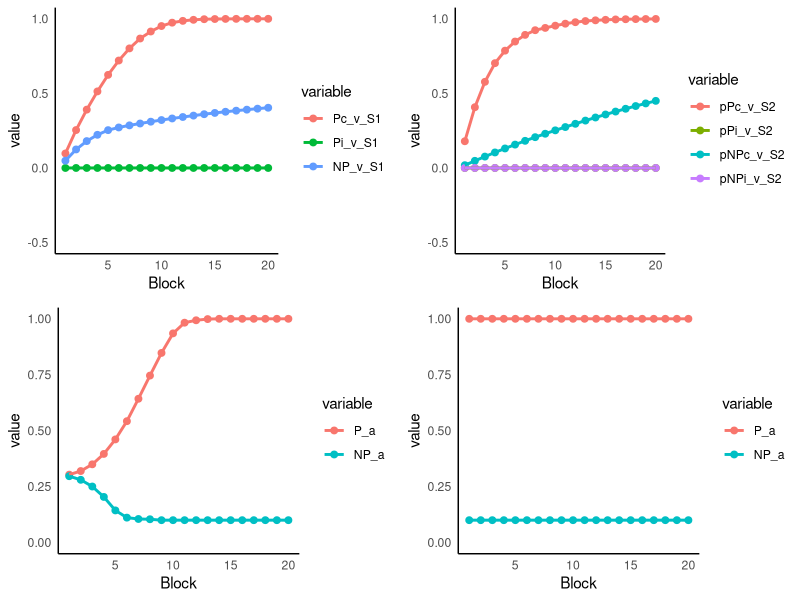

The R source for this figure:
# Simulation of a Learned Predictiveness design
# Two learning rules: Rescorla & Wagner (1972) and Mackintosh (1975). 
# Mackintosh based on description in Beesley, Nguyen, Pearson, & Le Pelley (2015)

rm(list=ls())

library(pracma)
library(tidyverse)
library(reshape2)
library(gridExtra)

# simulation parameters
learningRule  <- 2 # 1 = RW72, 2 = Mack75
alpha <-  0.3 # starting value of alpha
beta <-  0.3 
aLR <- .1 # alpha learning rate for Mack75
simPs = 4 # number of simulated participants
numBlocks_Stg1 = 20
numBlocks_Stg2 = 20
trialData <- data.frame(matrix(0,nrow = simPs*(numBlocks_Stg1*8 + numBlocks_Stg2*4),ncol = 47))

colnames(trialData) <- c("simP", "Stage", "Block", "Cue 1", "Cue 2", "Cor Out", "Inc Out",
  "vA_1", "vB_1", "vC_1", "vD_1", "vV_1", "vW_1", "vX_1", "vY_1",
  "vA_2", "vB_2", "vC_2", "vD_2", "vV_2", "vW_2", "vX_2", "vY_2",
  "vA_3", "vB_3", "vC_3", "vD_3", "vV_3", "vW_3", "vX_3", "vY_3",
  "vA_4", "vB_4", "vC_4", "vD_4", "vV_4", "vW_4", "vX_4", "vY_4",
  "aA", "aB", "aC", "aD", "aV", "aW", "aX", "aY") 

count <- 0 # used to determine the row to record data into

for (p in 1:simPs) { # loop for simulated participants
  
  # setup the trial sequence
  
  # Stage 1 trials: (cue1/cue2/correct outcome/incorrect outcome)
  AV1 = c(1,5,1,2); AW1 = c(1,6,1,2)
  BV2 = c(2,5,2,1); BW2 = c(2,6,2,1)
  CX2 = c(3,7,2,1); CY2 = c(3,8,2,1)
  DX1 = c(4,7,1,2); DY1 = c(4,8,1,2)
  stg1Blk <- rbind(AV1,AW1,BV2,BW2,CX2,CY2,DX1,DY1)
  
  # Stage 2 trials: (cue1/cue2/correct outcome/incorrect outcome)
  AX3 = c(1,7,3,4); BY4 = c(2,8,4,3)
  CV3 = c(3,5,3,4); DW4 = c(4,6,4,3)
  stg2Blk <- rbind(AX3,BY4,CV3,DW4)
  
  trialSeq.S1 <- repmat(stg1Blk, numBlocks_Stg1,1)  #repmat is from pracma library (if there's a better way, let me know!)
  trialSeq.S1 <- trialSeq.S1[sample(nrow(trialSeq.S1)),] # shuffle by rows (a crude randomisation, but will make little difference)

  trialSeq.S2 <- repmat(stg2Blk, numBlocks_Stg2,1)
  trialSeq.S2 <- trialSeq.S2[sample(nrow(trialSeq.S2)),]
  
  trialSeq <- rbind(trialSeq.S1,trialSeq.S2) # the final order of trials to present to the model
  
  blockNums <- c(rep(1:numBlocks_Stg1, each=8), rep(1:numBlocks_Stg2, each=4)) # add block numbers
  stageNums <- c(rep(1,nrow(trialSeq.S1)), rep(2,nrow(trialSeq.S2))) # add stage numbers
  
  trialSeq <- cbind(stageNums,blockNums,trialSeq) # final trial sequence array
  
  colnames(trialSeq) <- c("Stage", "Block", "Cue 1", "Cue 2", "Cor Out", "Inc Out")
  
  # inititalise storage variables for simulated subject 
  v <-  matrix(0,nrow=8,ncol=4) # assoc. strength - 8 cues by 4 outcomes
  a <- rep(alpha, 8) # starting values of alpha
  lambda <-  c(1,0) # correct outcome / incorrect outcome (used as it loops outcomes)
  
  for (t in 1:nrow(trialSeq)) {
    cues <-  trialSeq[t,3:4] # current trial cues
    outs <-  trialSeq[t,5:6] # current trial outs (correct, incorrect)
    if (learningRule == 1) {
      # Rescorla-Wagner 1972
      for (o in 1:2) {
        error <- lambda[o] - (v[cues[1],outs[o]] + v[cues[2],outs[o]]) # calculate error based on summed v
        for (c in 1:2){
          v[cues[c],outs[o]] <- v[cues[c],outs[o]] + alpha*beta*error # update v for each cue based on error
        }
      }
    }
    else if (learningRule == 2) {
      # Mackintosh 1975
      for (o in 1:2) {
        for (c in 1:2){
          error <- lambda[o] - v[cues[c],outs[o]] # calculate error based on single v
          v[cues[c],outs[o]] <- v[cues[c],outs[o]] + a[cues[c]]*beta*error # update v for each cue based on error
        }
      }
      # determine best predictor of correct outcome and update alphas
      errDiff <- abs(1 - v[cues[1],outs[1]]) - abs(1 - v[cues[2],outs[1]]) # positive means second cue is better, negative first cue better
      if (errDiff < 0) { # cue 1 the better predictor of correct outcome
        a[cues[1]] <- a[cues[1]] + aLR*abs(errDiff)
        a[cues[2]] <- a[cues[2]] - aLR*abs(errDiff)
      } else if (errDiff > 0) { # cue 2 the better predictor of correct outcome
        a[cues[1]] <- a[cues[1]] - aLR*abs(errDiff)
        a[cues[2]] <- a[cues[2]] + aLR*abs(errDiff)
      }
      a[a<.1] <- .1; a[a>1] <- 1 # impose limits on alpha
    }
    count <- count + 1
    # write the new associative strengths / alphas out next to trial events (add simP num, p)
    trialData[count,] <- c(p,trialSeq[t,],rep(v),a) 
  }
}

# Analysis phase

# Make new columnns from averages of equivalent cues
trialData <- trialData %>% 
  mutate(Pc_v_S1 = rowMeans(trialData[,c("vA_1", "vB_2", "vC_2", "vD_1")])) %>%  # P cues, correct outcome, Stage 1
  mutate(Pi_v_S1 = rowMeans(trialData[,c("vA_2", "vB_1", "vC_1", "vD_2")])) %>% # P cues, incorrect outcome, Stage 1
  mutate(NP_v_S1 = rowMeans(trialData[,c("vV_1", "vV_2", "vW_1", "vW_2", "vX_1", "vX_2", "vY_1", "vY_2")])) %>% # NP cues, Stage 1
  mutate(pPc_v_S2 = rowMeans(trialData[,c("vA_3", "vB_4", "vC_3", "vD_4")])) %>% # Previously P cues, correct outcome, Stage 2
  mutate(pPi_v_S2 = rowMeans(trialData[,c("vA_4", "vB_3", "vC_4", "vD_3")])) %>% # Previously P cues, incorrect outcome, Stage 2
  mutate(pNPc_v_S2 = rowMeans(trialData[,c("vX_3", "vY_4", "vV_3", "vW_4")])) %>% # Previously NP cues, correct outcome, Stage 2
  mutate(pNPi_v_S2 = rowMeans(trialData[,c("vX_4", "vY_3", "vV_4", "vW_3")])) %>% # Previously NP cues, incorrect outcome, Stage 2
  mutate(P_a = rowMeans(trialData[,c("aA", "aB", "aC", "aD")])) %>% # P cues, alpha
  mutate(NP_a = rowMeans(trialData[,c("aV", "aW", "aX", "aY")])) # NP cues, alpha

# set the theme for the graphs
theme_set(theme_minimal())
theme_update(panel.grid.major = element_blank(), panel.grid.minor = element_blank(), 
             axis.line = element_line(size = 0.5, linetype = "solid", colour = "black"))

# filter and summarize mean values across blocks in Stage 1
Stg1_v_Results <- trialData %>% filter(Stage == 1) %>% 
  group_by(Block) %>% summarise_at(vars(Pc_v_S1,Pi_v_S1,NP_v_S1),mean) # gives summary of vA across participants.
Stg1_a_Results <- trialData %>% filter(Stage == 1) %>% 
  group_by(Block) %>% summarise_at(vars(P_a, NP_a),mean) # gives summary of vA across participants.

# plot the Stage 1 associative strengths
s1_v_graph <- ggplot(melt(Stg1_v_Results, id = "Block"), aes(x = Block, y = value, colour = variable)) + 
  geom_point(size = 2) + geom_line(size = 1) + ylim(-.5,1)
# plot the Stage 1 alpha
s1_a_graph <- ggplot(melt(Stg1_a_Results, id = "Block"), aes(x = Block, y = value, colour = variable)) + 
  geom_point(size = 2) + geom_line(size = 1) +ylim(0,1)

# filter and summarize mean values across blocks in Stage 2
Stg2_v_Results <- trialData %>% filter(Stage == 2) %>% 
  group_by(Block) %>% summarise_at(vars(pPc_v_S2,pPi_v_S2,pNPc_v_S2,pNPi_v_S2),mean) # gives summary of vA across participants.
Stg2_a_Results <- trialData %>% filter(Stage == 2) %>% 
  group_by(Block) %>% summarise_at(vars(P_a, NP_a),mean) # gives summary of vA across participants.

# plot the Stage 2 associative strengths
s2_v_graph <- ggplot(melt(Stg2_v_Results, id = "Block"), aes(x = Block, y = value, colour = variable)) + 
  geom_point(size = 2) + geom_line(size = 1) + ylim(-.5,1)
# plot the Stage 2 alpha
s2_a_graph <- ggplot(melt(Stg2_a_Results, id = "Block"), aes(x = Block, y = value, colour = variable)) + 
  geom_point(size = 2) + geom_line(size = 1) + ylim(0,1)

# present as 2x2 grid - top Vs, bottom alphas
grid.arrange(s1_v_graph, s2_v_graph, s1_a_graph, s2_a_graph, ncol=2)

# #save
g <- arrangeGrob(s1_v_graph, s2_v_graph, s1_a_graph, s2_a_graph, ncol=2) #generates g
ggsave(file="graphOutput.png", g) #saves g

## Lenard's code to extract output at last trial for each ppt

tmp <- by(trialData, trialData[, "simP"], tail, n = 1)
tom <- do.call(rbind, as.list(tmp))[, c(1, 2, 8:39)]
